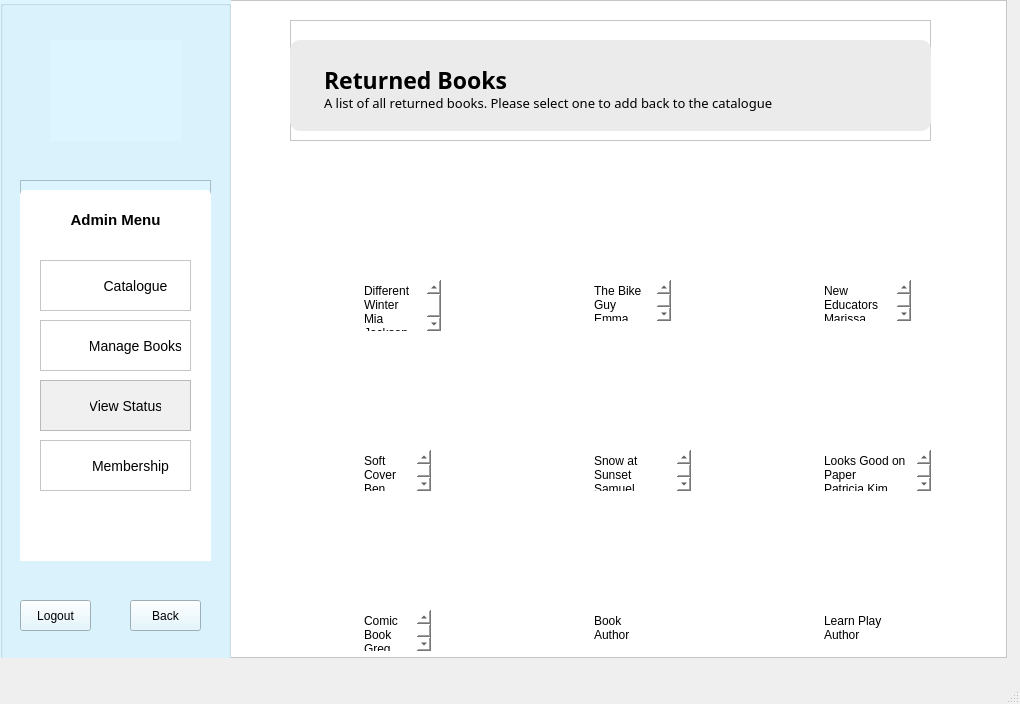
<?xml version="1.0" encoding="UTF-8"?>
<ui version="4.0">
 <class>AdminViewStatusReturn</class>
 <widget class="QMainWindow" name="AdminViewStatusReturn">
  <property name="geometry">
   <rect>
    <x>0</x>
    <y>0</y>
    <width>1020</width>
    <height>704</height>
   </rect>
  </property>
  <property name="windowTitle">
   <string>MainWindow</string>
  </property>
  <widget class="QWidget" name="centralwidget">
   <widget class="QFrame" name="frame">
    <property name="geometry">
     <rect>
      <x>0</x>
      <y>0</y>
      <width>1007</width>
      <height>658</height>
     </rect>
    </property>
    <property name="styleSheet">
     <string notr="true">background: white;</string>
    </property>
    <property name="frameShape">
     <enum>QFrame::StyledPanel</enum>
    </property>
    <property name="frameShadow">
     <enum>QFrame::Plain</enum>
    </property>
    <widget class="QGroupBox" name="menuPanel">
     <property name="geometry">
      <rect>
       <x>0</x>
       <y>0</y>
       <width>231</width>
       <height>671</height>
      </rect>
     </property>
     <property name="styleSheet">
      <string notr="true">background: rgb(220, 245, 255);</string>
     </property>
     <property name="title">
      <string/>
     </property>
     <widget class="QLabel" name="logo">
      <property name="geometry">
       <rect>
        <x>50</x>
        <y>40</y>
        <width>131</width>
        <height>101</height>
       </rect>
      </property>
      <property name="text">
       <string/>
      </property>
      <property name="pixmap">
       <pixmap resource="Resources.qrc">:/images/logo.png</pixmap>
      </property>
      <property name="scaledContents">
       <bool>true</bool>
      </property>
     </widget>
     <widget class="QFrame" name="menu">
      <property name="geometry">
       <rect>
        <x>20</x>
        <y>180</y>
        <width>191</width>
        <height>381</height>
       </rect>
      </property>
      <property name="frameShape">
       <enum>QFrame::StyledPanel</enum>
      </property>
      <property name="frameShadow">
       <enum>QFrame::Raised</enum>
      </property>
      <widget class="QListWidget" name="listWidget_2">
       <property name="geometry">
        <rect>
         <x>0</x>
         <y>10</y>
         <width>191</width>
         <height>401</height>
        </rect>
       </property>
       <property name="styleSheet">
        <string notr="true">background: white;
border-radius: 5px;</string>
       </property>
       <property name="frameShadow">
        <enum>QFrame::Raised</enum>
       </property>
      </widget>
      <widget class="QFrame" name="membership_1">
       <property name="geometry">
        <rect>
         <x>20</x>
         <y>260</y>
         <width>151</width>
         <height>51</height>
        </rect>
       </property>
       <property name="styleSheet">
        <string notr="true">background: white;</string>
       </property>
       <property name="frameShape">
        <enum>QFrame::StyledPanel</enum>
       </property>
       <property name="frameShadow">
        <enum>QFrame::Raised</enum>
       </property>
       <widget class="QLabel" name="label_8">
        <property name="geometry">
         <rect>
          <x>10</x>
          <y>10</y>
          <width>31</width>
          <height>31</height>
         </rect>
        </property>
        <property name="text">
         <string/>
        </property>
        <property name="pixmap">
         <pixmap resource="Resources.qrc">:/images/Icons/user.png</pixmap>
        </property>
        <property name="scaledContents">
         <bool>true</bool>
        </property>
       </widget>
       <widget class="QPushButton" name="membershipButton">
        <property name="geometry">
         <rect>
          <x>50</x>
          <y>10</y>
          <width>81</width>
          <height>31</height>
         </rect>
        </property>
        <property name="styleSheet">
         <string notr="true">QPushButton {
background: transparent;
font-size: 14px;
border: none;
}

QPushButton:hover {
	color: rgb(124, 204, 241);
}</string>
        </property>
        <property name="text">
         <string>Membership</string>
        </property>
       </widget>
      </widget>
      <widget class="QLabel" name="label">
       <property name="geometry">
        <rect>
         <x>0</x>
         <y>30</y>
         <width>191</width>
         <height>20</height>
        </rect>
       </property>
       <property name="layoutDirection">
        <enum>Qt::LeftToRight</enum>
       </property>
       <property name="styleSheet">
        <string notr="true">font-weight: bold;
background: white;
font-size: 15px;
</string>
       </property>
       <property name="text">
        <string>Admin Menu</string>
       </property>
       <property name="alignment">
        <set>Qt::AlignCenter</set>
       </property>
      </widget>
      <widget class="QFrame" name="manageBooks_1">
       <property name="geometry">
        <rect>
         <x>20</x>
         <y>200</y>
         <width>151</width>
         <height>51</height>
        </rect>
       </property>
       <property name="styleSheet">
        <string notr="true">background: rgb(240, 240, 240);</string>
       </property>
       <property name="frameShape">
        <enum>QFrame::StyledPanel</enum>
       </property>
       <property name="frameShadow">
        <enum>QFrame::Raised</enum>
       </property>
       <widget class="QLabel" name="label_7">
        <property name="geometry">
         <rect>
          <x>10</x>
          <y>10</y>
          <width>31</width>
          <height>31</height>
         </rect>
        </property>
        <property name="text">
         <string/>
        </property>
        <property name="pixmap">
         <pixmap resource="Resources.qrc">:/images/Icons/status.png</pixmap>
        </property>
        <property name="scaledContents">
         <bool>true</bool>
        </property>
       </widget>
       <widget class="QPushButton" name="status">
        <property name="geometry">
         <rect>
          <x>50</x>
          <y>10</y>
          <width>71</width>
          <height>31</height>
         </rect>
        </property>
        <property name="styleSheet">
         <string notr="true">QPushButton {
background: transparent;
font-size: 14px;
border: none;
}

QPushButton:hover {
	color: rgb(124, 204, 241);
}</string>
        </property>
        <property name="text">
         <string>View Status</string>
        </property>
       </widget>
      </widget>
      <widget class="QFrame" name="status_1">
       <property name="geometry">
        <rect>
         <x>20</x>
         <y>140</y>
         <width>151</width>
         <height>51</height>
        </rect>
       </property>
       <property name="styleSheet">
        <string notr="true">background: white;</string>
       </property>
       <property name="frameShape">
        <enum>QFrame::StyledPanel</enum>
       </property>
       <property name="frameShadow">
        <enum>QFrame::Raised</enum>
       </property>
       <widget class="QLabel" name="label_6">
        <property name="geometry">
         <rect>
          <x>10</x>
          <y>10</y>
          <width>31</width>
          <height>31</height>
         </rect>
        </property>
        <property name="text">
         <string/>
        </property>
        <property name="pixmap">
         <pixmap resource="Resources.qrc">:/images/Icons/book.png</pixmap>
        </property>
        <property name="scaledContents">
         <bool>true</bool>
        </property>
       </widget>
       <widget class="QPushButton" name="manageBooksButton">
        <property name="geometry">
         <rect>
          <x>50</x>
          <y>10</y>
          <width>91</width>
          <height>31</height>
         </rect>
        </property>
        <property name="styleSheet">
         <string notr="true">QPushButton {
background: transparent;
font-size: 14px;
border: none;
}

QPushButton:hover {
	color: rgb(124, 204, 241);
}</string>
        </property>
        <property name="text">
         <string>Manage Books</string>
        </property>
       </widget>
      </widget>
      <widget class="QFrame" name="status_2">
       <property name="geometry">
        <rect>
         <x>20</x>
         <y>80</y>
         <width>151</width>
         <height>51</height>
        </rect>
       </property>
       <property name="styleSheet">
        <string notr="true">background: white;</string>
       </property>
       <property name="frameShape">
        <enum>QFrame::StyledPanel</enum>
       </property>
       <property name="frameShadow">
        <enum>QFrame::Raised</enum>
       </property>
       <widget class="QLabel" name="label_5">
        <property name="geometry">
         <rect>
          <x>10</x>
          <y>10</y>
          <width>31</width>
          <height>31</height>
         </rect>
        </property>
        <property name="text">
         <string/>
        </property>
        <property name="pixmap">
         <pixmap resource="Resources.qrc">:/images/Icons/books.png</pixmap>
        </property>
        <property name="scaledContents">
         <bool>true</bool>
        </property>
       </widget>
       <widget class="QPushButton" name="catalogueButton">
        <property name="geometry">
         <rect>
          <x>60</x>
          <y>10</y>
          <width>71</width>
          <height>31</height>
         </rect>
        </property>
        <property name="styleSheet">
         <string notr="true">background: transparent;
font-size: 14px;
border: none;</string>
        </property>
        <property name="text">
         <string>Catalogue</string>
        </property>
        <property name="autoDefault">
         <bool>false</bool>
        </property>
       </widget>
      </widget>
     </widget>
     <widget class="QPushButton" name="back">
      <property name="geometry">
       <rect>
        <x>130</x>
        <y>600</y>
        <width>71</width>
        <height>31</height>
       </rect>
      </property>
      <property name="styleSheet">
       <string notr="true">/*QPushButton {
background: white;
}*/

QPushButton:hover {
	color: rgb(106, 146, 255);
}</string>
      </property>
      <property name="text">
       <string>Back</string>
      </property>
      <property name="icon">
       <iconset theme="go-previous">
        <normaloff>../../../../../AppData/Local/Temp/Temp1_library_information_system-master.zip/library_information_system-master/LIS</normaloff>../../../../../AppData/Local/Temp/Temp1_library_information_system-master.zip/library_information_system-master/LIS</iconset>
      </property>
     </widget>
     <widget class="QPushButton" name="logout">
      <property name="geometry">
       <rect>
        <x>20</x>
        <y>600</y>
        <width>71</width>
        <height>31</height>
       </rect>
      </property>
      <property name="styleSheet">
       <string notr="true">QPushButton:hover {
	color: rgb(106, 146, 255);
}</string>
      </property>
      <property name="text">
       <string>Logout</string>
      </property>
     </widget>
    </widget>
    <widget class="QFrame" name="heading_3">
     <property name="geometry">
      <rect>
       <x>290</x>
       <y>20</y>
       <width>641</width>
       <height>121</height>
      </rect>
     </property>
     <property name="frameShape">
      <enum>QFrame::StyledPanel</enum>
     </property>
     <property name="frameShadow">
      <enum>QFrame::Raised</enum>
     </property>
     <widget class="QPlainTextEdit" name="plainTextEdit_9">
      <property name="geometry">
       <rect>
        <x>0</x>
        <y>20</y>
        <width>641</width>
        <height>91</height>
       </rect>
      </property>
      <property name="styleSheet">
       <string notr="true">background: rgb(235, 235, 235);
border-radius: 10px;</string>
      </property>
      <property name="frameShadow">
       <enum>QFrame::Raised</enum>
      </property>
      <property name="plainText">
       <string/>
      </property>
     </widget>
     <widget class="QPlainTextEdit" name="plainTextEdit_10">
      <property name="geometry">
       <rect>
        <x>30</x>
        <y>40</y>
        <width>231</width>
        <height>41</height>
       </rect>
      </property>
      <property name="styleSheet">
       <string notr="true">font-family: Baloo 2;
font-weight: bold;
font-size: 23px;
background: transparent;</string>
      </property>
      <property name="frameShape">
       <enum>QFrame::NoFrame</enum>
      </property>
      <property name="plainText">
       <string>Returned Books</string>
      </property>
     </widget>
     <widget class="QPlainTextEdit" name="plainTextEdit_11">
      <property name="geometry">
       <rect>
        <x>30</x>
        <y>70</y>
        <width>521</width>
        <height>31</height>
       </rect>
      </property>
      <property name="styleSheet">
       <string notr="true">background: transparent;
font-family: Baloo 2;
font-size: 13px;</string>
      </property>
      <property name="frameShape">
       <enum>QFrame::NoFrame</enum>
      </property>
      <property name="plainText">
       <string>A list of all returned books. Please select one to add back to the catalogue</string>
      </property>
     </widget>
    </widget>
    <widget class="QLabel" name="label_9">
     <property name="geometry">
      <rect>
       <x>360</x>
       <y>170</y>
       <width>71</width>
       <height>111</height>
      </rect>
     </property>
     <property name="text">
      <string/>
     </property>
     <property name="pixmap">
      <pixmap resource="Resources.qrc">:/images/book-covers/book8.png</pixmap>
     </property>
     <property name="scaledContents">
      <bool>true</bool>
     </property>
    </widget>
    <widget class="QLabel" name="label_10">
     <property name="geometry">
      <rect>
       <x>820</x>
       <y>340</y>
       <width>71</width>
       <height>111</height>
      </rect>
     </property>
     <property name="text">
      <string/>
     </property>
     <property name="pixmap">
      <pixmap resource="Resources.qrc">:/images/book-covers/book5.png</pixmap>
     </property>
     <property name="scaledContents">
      <bool>true</bool>
     </property>
    </widget>
    <widget class="QLabel" name="label_11">
     <property name="geometry">
      <rect>
       <x>360</x>
       <y>340</y>
       <width>71</width>
       <height>111</height>
      </rect>
     </property>
     <property name="text">
      <string/>
     </property>
     <property name="pixmap">
      <pixmap resource="Resources.qrc">:/images/book-covers/book6.png</pixmap>
     </property>
     <property name="scaledContents">
      <bool>true</bool>
     </property>
    </widget>
    <widget class="QLabel" name="label_12">
     <property name="geometry">
      <rect>
       <x>820</x>
       <y>170</y>
       <width>71</width>
       <height>111</height>
      </rect>
     </property>
     <property name="text">
      <string/>
     </property>
     <property name="pixmap">
      <pixmap resource="Resources.qrc">:/images/book-covers/book4.png</pixmap>
     </property>
     <property name="scaledContents">
      <bool>true</bool>
     </property>
    </widget>
    <widget class="QLabel" name="label_13">
     <property name="geometry">
      <rect>
       <x>590</x>
       <y>170</y>
       <width>71</width>
       <height>111</height>
      </rect>
     </property>
     <property name="text">
      <string/>
     </property>
     <property name="pixmap">
      <pixmap resource="Resources.qrc">:/images/book-covers/book2.png</pixmap>
     </property>
     <property name="scaledContents">
      <bool>true</bool>
     </property>
    </widget>
    <widget class="QLabel" name="label_14">
     <property name="geometry">
      <rect>
       <x>590</x>
       <y>340</y>
       <width>71</width>
       <height>111</height>
      </rect>
     </property>
     <property name="text">
      <string/>
     </property>
     <property name="pixmap">
      <pixmap resource="Resources.qrc">:/images/book-covers/book10.png</pixmap>
     </property>
     <property name="scaledContents">
      <bool>true</bool>
     </property>
    </widget>
    <widget class="QLabel" name="label_15">
     <property name="geometry">
      <rect>
       <x>360</x>
       <y>500</y>
       <width>71</width>
       <height>111</height>
      </rect>
     </property>
     <property name="text">
      <string/>
     </property>
     <property name="pixmap">
      <pixmap resource="Resources.qrc">:/images/book-covers/book16.png</pixmap>
     </property>
     <property name="scaledContents">
      <bool>true</bool>
     </property>
    </widget>
    <widget class="QLabel" name="label_16">
     <property name="geometry">
      <rect>
       <x>590</x>
       <y>500</y>
       <width>71</width>
       <height>111</height>
      </rect>
     </property>
     <property name="text">
      <string/>
     </property>
     <property name="pixmap">
      <pixmap resource="Resources.qrc">:/images/book-covers/book11.png</pixmap>
     </property>
     <property name="scaledContents">
      <bool>true</bool>
     </property>
    </widget>
    <widget class="QLabel" name="label_17">
     <property name="geometry">
      <rect>
       <x>820</x>
       <y>500</y>
       <width>71</width>
       <height>111</height>
      </rect>
     </property>
     <property name="text">
      <string/>
     </property>
     <property name="pixmap">
      <pixmap resource="Resources.qrc">:/images/book-covers/book15.png</pixmap>
     </property>
     <property name="scaledContents">
      <bool>true</bool>
     </property>
    </widget>
    <widget class="QPlainTextEdit" name="plainTextEdit">
     <property name="geometry">
      <rect>
       <x>360</x>
       <y>280</y>
       <width>81</width>
       <height>51</height>
      </rect>
     </property>
     <property name="styleSheet">
      <string notr="true">font: 6pt &quot;Segoe UI&quot;;
border-color: qlineargradient(spread:pad, x1:0, y1:0, x2:0.034, y2:0.017, stop:0 rgba(255, 255, 255, 255));</string>
     </property>
     <property name="frameShape">
      <enum>QFrame::NoFrame</enum>
     </property>
     <property name="frameShadow">
      <enum>QFrame::Plain</enum>
     </property>
     <property name="plainText">
      <string>Different Winter
Mia Jackson</string>
     </property>
    </widget>
    <widget class="QPlainTextEdit" name="plainTextEdit_2">
     <property name="geometry">
      <rect>
       <x>360</x>
       <y>610</y>
       <width>71</width>
       <height>41</height>
      </rect>
     </property>
     <property name="styleSheet">
      <string notr="true">font: 6pt &quot;Segoe UI&quot;;</string>
     </property>
     <property name="frameShape">
      <enum>QFrame::NoFrame</enum>
     </property>
     <property name="frameShadow">
      <enum>QFrame::Plain</enum>
     </property>
     <property name="plainText">
      <string>Comic Book
Greg Harold</string>
     </property>
    </widget>
    <widget class="QPlainTextEdit" name="plainTextEdit_3">
     <property name="geometry">
      <rect>
       <x>820</x>
       <y>610</y>
       <width>81</width>
       <height>41</height>
      </rect>
     </property>
     <property name="styleSheet">
      <string notr="true">font: 6pt &quot;Segoe UI&quot;;</string>
     </property>
     <property name="frameShape">
      <enum>QFrame::NoFrame</enum>
     </property>
     <property name="frameShadow">
      <enum>QFrame::Plain</enum>
     </property>
     <property name="plainText">
      <string>Learn Play
Author</string>
     </property>
    </widget>
    <widget class="QPlainTextEdit" name="plainTextEdit_4">
     <property name="geometry">
      <rect>
       <x>590</x>
       <y>610</y>
       <width>71</width>
       <height>41</height>
      </rect>
     </property>
     <property name="styleSheet">
      <string notr="true">font: 6pt &quot;Segoe UI&quot;;</string>
     </property>
     <property name="frameShape">
      <enum>QFrame::NoFrame</enum>
     </property>
     <property name="frameShadow">
      <enum>QFrame::Plain</enum>
     </property>
     <property name="plainText">
      <string>Book
Author</string>
     </property>
    </widget>
    <widget class="QPlainTextEdit" name="plainTextEdit_5">
     <property name="geometry">
      <rect>
       <x>360</x>
       <y>450</y>
       <width>71</width>
       <height>41</height>
      </rect>
     </property>
     <property name="styleSheet">
      <string notr="true">font: 6pt &quot;Segoe UI&quot;;</string>
     </property>
     <property name="frameShape">
      <enum>QFrame::NoFrame</enum>
     </property>
     <property name="frameShadow">
      <enum>QFrame::Plain</enum>
     </property>
     <property name="plainText">
      <string>Soft Cover
Ben Scott</string>
     </property>
    </widget>
    <widget class="QPlainTextEdit" name="plainTextEdit_6">
     <property name="geometry">
      <rect>
       <x>820</x>
       <y>450</y>
       <width>111</width>
       <height>41</height>
      </rect>
     </property>
     <property name="styleSheet">
      <string notr="true">font: 6pt &quot;Segoe UI&quot;;</string>
     </property>
     <property name="frameShape">
      <enum>QFrame::NoFrame</enum>
     </property>
     <property name="frameShadow">
      <enum>QFrame::Plain</enum>
     </property>
     <property name="plainText">
      <string>Looks Good on Paper
Patricia Kim</string>
     </property>
    </widget>
    <widget class="QPlainTextEdit" name="plainTextEdit_7">
     <property name="geometry">
      <rect>
       <x>820</x>
       <y>280</y>
       <width>91</width>
       <height>41</height>
      </rect>
     </property>
     <property name="styleSheet">
      <string notr="true">font: 6pt &quot;Segoe UI&quot;;</string>
     </property>
     <property name="frameShape">
      <enum>QFrame::NoFrame</enum>
     </property>
     <property name="frameShadow">
      <enum>QFrame::Plain</enum>
     </property>
     <property name="plainText">
      <string>New Educators
Marissa Pullman</string>
     </property>
    </widget>
    <widget class="QPlainTextEdit" name="plainTextEdit_8">
     <property name="geometry">
      <rect>
       <x>590</x>
       <y>280</y>
       <width>81</width>
       <height>41</height>
      </rect>
     </property>
     <property name="styleSheet">
      <string notr="true">font: 6pt &quot;Segoe UI&quot;;</string>
     </property>
     <property name="frameShape">
      <enum>QFrame::NoFrame</enum>
     </property>
     <property name="frameShadow">
      <enum>QFrame::Plain</enum>
     </property>
     <property name="plainText">
      <string>The Bike Guy
Emma Mayers</string>
     </property>
    </widget>
    <widget class="QPlainTextEdit" name="plainTextEdit_12">
     <property name="geometry">
      <rect>
       <x>590</x>
       <y>450</y>
       <width>101</width>
       <height>41</height>
      </rect>
     </property>
     <property name="styleSheet">
      <string notr="true">font: 6pt &quot;Segoe UI&quot;;</string>
     </property>
     <property name="frameShape">
      <enum>QFrame::NoFrame</enum>
     </property>
     <property name="frameShadow">
      <enum>QFrame::Plain</enum>
     </property>
     <property name="plainText">
      <string>Snow at Sunset
Samuel Herseingtn</string>
     </property>
    </widget>
   </widget>
  </widget>
  <widget class="QMenuBar" name="menubar">
   <property name="geometry">
    <rect>
     <x>0</x>
     <y>0</y>
     <width>1020</width>
     <height>21</height>
    </rect>
   </property>
  </widget>
  <widget class="QStatusBar" name="statusbar"/>
 </widget>
 <resources>
  <include location="Resources.qrc"/>
 </resources>
 <connections/>
</ui>
